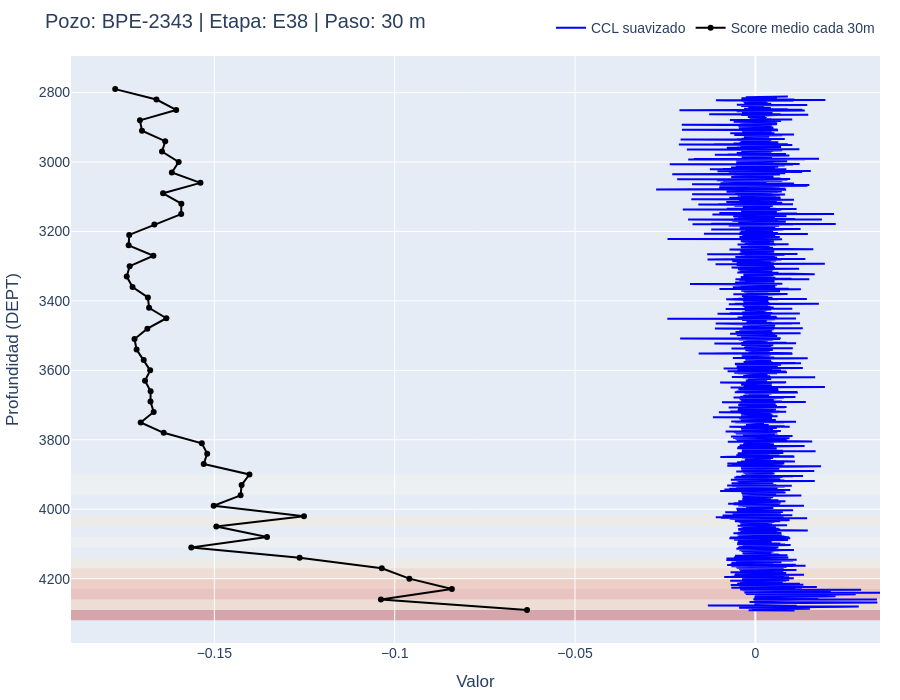

Source (notebook cell):
### Markdown cell above
### 💾 Celda 5 – Ejecutar visualización y exportar informe

### Code cell
fig, top5 = plot_eval_riesgo(df_eval, pozo_dropdown.value, etapa_dropdown.value, step_dropdown.value)

# Exportar si querés
#nombre_archivo = f"reporte_eval_{pozo_dropdown.value}_etapa{etapa_dropdown.value}_{step_dropdown.value}m.html"
#fig.write_html(nombre_archivo)
#print(f"✅ Gráfico exportado a: {nombre_archivo}")

# Guardar tabla top5
#top5.to_csv(nombre_archivo.replace(".html", "_top5.csv"), index=False)

### Figure 1 — Plotly figure (JSON) as saved in the notebook; plotly's stock layout.template omitted (floating-point values rounded to 4 significant figures; data arrays with more than 128 entries replaced by an {"elided": "..."} marker saying what was removed)
{"data": [{"line": {"color": "blue"}, "mode": "lines", "name": "CCL suavizado", "type": "scatter", "x": {"elided": "28867 float values"}, "y": {"elided": "28867 float values"}}, {"line": {"color": "black", "width": 2}, "marker": {"size": 6}, "mode": "lines+markers", "name": "Score medio cada 30m", "type": "scatter", "x": [-0.1775, -0.1661, -0.1606, -0.1706, -0.1701, -0.1636, -0.1645, -0.1599, -0.1618, -0.1539, -0.1642, -0.1592, -0.1592, -0.1666, -0.1736, -0.1738, -0.1669, -0.1735, -0.1743, -0.1727, -0.1684, -0.1681, -0.1633, -0.1686, -0.1721, -0.1716, -0.1696, -0.1678, -0.1692, -0.1677, -0.1677, -0.1668, -0.1704, -0.1641, -0.1535, -0.152, -0.153, -0.1403, -0.1424, -0.1427, -0.1502, -0.1252, -0.1495, -0.1354, -0.1564, -0.1264, -0.1036, -0.09593, -0.08415, -0.1038, -0.06329], "y": [2790, 2820, 2850, 2880, 2910, 2940, 2970, 3000, 3030, 3060, 3090, 3120, 3150, 3180, 3210, 3240, 3270, 3300, 3330, 3360, 3390, 3420, 3450, 3480, 3510, 3540, 3570, 3600, 3630, 3660, 3690, 3720, 3750, 3780, 3810, 3840, 3870, 3900, 3930, 3960, 3990, 4020, 4050, 4080, 4110, 4140, 4170, 4200, 4230, 4260, 4290]}], "layout": {"font": {"family": "Arial", "size": 14}, "height": 700, "legend": {"orientation": "h", "x": 1, "xanchor": "right", "y": 1.02, "yanchor": "bottom"}, "margin": {"b": 20, "l": 20, "r": 20, "t": 50}, "shapes": [{"fillcolor": "rgb(179,0,0)", "layer": "below", "line": {"width": 0}, "opacity": 0.3, "type": "rect", "x0": 0, "x1": 1, "xref": "paper", "y0": 4290, "y1": 4320, "yref": "y"}, {"fillcolor": "rgb(239,101,72)", "layer": "below", "line": {"width": 0}, "opacity": 0.3, "type": "rect", "x0": 0, "x1": 1, "xref": "paper", "y0": 4230, "y1": 4260, "yref": "y"}, {"fillcolor": "rgb(252,141,89)", "layer": "below", "line": {"width": 0}, "opacity": 0.3, "type": "rect", "x0": 0, "x1": 1, "xref": "paper", "y0": 4200, "y1": 4230, "yref": "y"}, {"fillcolor": "rgb(253,187,132)", "layer": "below", "line": {"width": 0}, "opacity": 0.3, "type": "rect", "x0": 0, "x1": 1, "xref": "paper", "y0": 4170, "y1": 4200, "yref": "y"}, {"fillcolor": "rgb(253,187,132)", "layer": "below", "line": {"width": 0}, "opacity": 0.3, "type": "rect", "x0": 0, "x1": 1, "xref": "paper", "y0": 4260, "y1": 4290, "yref": "y"}, {"fillcolor": "rgb(254,232,200)", "layer": "below", "line": {"width": 0}, "opacity": 0.3, "type": "rect", "x0": 0, "x1": 1, "xref": "paper", "y0": 4020, "y1": 4050, "yref": "y"}, {"fillcolor": "rgb(254,232,200)", "layer": "below", "line": {"width": 0}, "opacity": 0.3, "type": "rect", "x0": 0, "x1": 1, "xref": "paper", "y0": 4140, "y1": 4170, "yref": "y"}, {"fillcolor": "rgb(255,247,236)", "layer": "below", "line": {"width": 0}, "opacity": 0.3, "type": "rect", "x0": 0, "x1": 1, "xref": "paper", "y0": 4080, "y1": 4110, "yref": "y"}, {"fillcolor": "rgb(255,247,236)", "layer": "below", "line": {"width": 0}, "opacity": 0.3, "type": "rect", "x0": 0, "x1": 1, "xref": "paper", "y0": 3900, "y1": 3930, "yref": "y"}, {"fillcolor": "rgb(255,247,236)", "layer": "below", "line": {"width": 0}, "opacity": 0.3, "type": "rect", "x0": 0, "x1": 1, "xref": "paper", "y0": 3930, "y1": 3960, "yref": "y"}], "title": {"text": "Pozo: BPE-2343 | Etapa: E38 | Paso: 30 m"}, "xaxis": {"title": {"text": "Valor"}}, "yaxis": {"autorange": "reversed", "title": {"text": "Profundidad (DEPT)"}}}}
